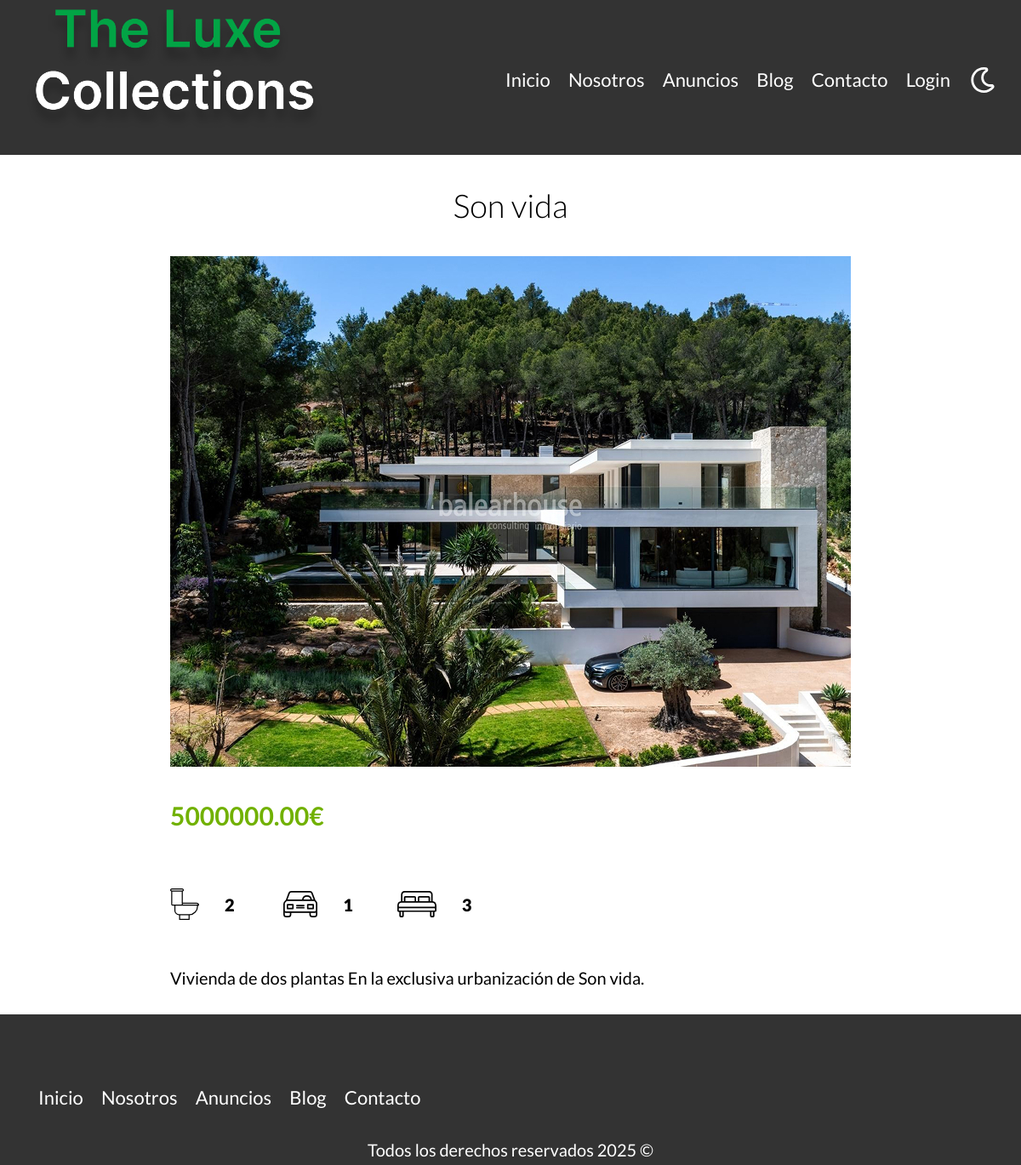
The app's page /anuncio.php?id=43 with its own data.
### tables this page shows
CREATE TABLE `propiedades` (
  `id` int NOT NULL AUTO_INCREMENT,
  `titulo` varchar(45) DEFAULT NULL,
  `precio` decimal(10,2) DEFAULT NULL,
  `imagen` varchar(200) DEFAULT NULL,
  `descripcion` longtext,
  `habitaciones` int DEFAULT NULL,
  `wc` int DEFAULT NULL,
  `estacionamiento` int DEFAULT NULL,
  `creado` date DEFAULT NULL,
  `vendedores_id` int NOT NULL,
  PRIMARY KEY (`id`),
  KEY `fk_propiedades_vendedores_idx` (`vendedores_id`),
  CONSTRAINT `fk_propiedades_vendedores` FOREIGN KEY (`vendedores_id`) REFERENCES `vendedores` (`id`)
);

### anuncio.php (the view, shortened to what this page needs)
<!DOCTYPE html>
<html lang="en">
<head>
    <link rel="stylesheet" href="build/css/app.css">
</head>
<body>
<body>
<?php
$db = conectarDb();
$id = filter_var($_GET['id'],FILTER_VALIDATE_INT);
$query = "SELECT * FROM propiedades WHERE id = {$id}";
$resultado = mysqli_query($db, $query);
$propiedad = mysqli_fetch_assoc($resultado);
?>
<main class="contenedor seccion contenido-centrado">
<h1><?php echo $propiedad['titulo']?></h1>
    <img src="/imagenes/<?php echo $propiedad['imagen']?>" alt="imagen propiedad" loading="lazy">
<div class="resumen-propiedad">
    <p class="precio"><?php echo $propiedad['precio'] ?>&euro;</p>
    <ul class="iconos-caracteristicas">
        <li>
            <img src="src/img/icono_wc.svg" alt="icono wc" loading="lazy">
            <p><?php echo $propiedad['wc'] ?></p>
        </li>
        <li>
            <img src="src/img/icono_estacionamiento.svg" alt="icono estacionamiento" loading="lazy">
            <p><?php echo $propiedad['estacionamiento'] ?></p>
        </li>
        <li>
            <img src="src/img/icono_dormitorio.svg" alt="icono dormitorio" loading="lazy">
            <p><?php echo $propiedad['habitaciones'] ?></p>
        </li>
    </ul>
    <p><?php echo $propiedad['descripcion'] ?></p>
</div>
</main>
</body>
</html>

### build/css/app.css (style rules this page uses)
html { line-height: 1.15; -webkit-text-size-adjust: 100%; }
body { margin: 0; }
main { display: block; }
h1 { font-size: 2em; margin: 0.67em 0; }
img { border-style: none; }
html { font-size: 62.5%; box-sizing: border-box; }
*, *:before, *:after { box-sizing: inherit; }
body { font-family: "Lato", sans-serif; font-size: 1.6rem; line-height: 1.8; }
p { color: #000000; font-size: 2rem; }
.contenedor { width: 95%; max-width: 120rem; margin: 0 auto; }
img, picture { width: 100%; display: block; }
h1, h2, h3 { font-family: "Lato", sans-serif; margin: 2.5rem 0; font-weight: 300; text-align: center; }
h1 { font-size: 3.8rem; }
.seccion { margin-top: 2.5rem; margin-bottom: 2.5rem; }
.contenido-centrado { max-width: 800px; }
html, body { height: 100%; margin: 0; }
@media (min-width: 769px) { .iconos-caracteristicas li { display: flex; align-items: center; gap: 10px; } }
@media (min-width: 769px) { .iconos-caracteristicas p { padding: 10px; } }
@media (min-width: 769px) { .precio { color: #71B100; font-weight: 700; font-size: 3rem; } }
.iconos-caracteristicas { display: flex; list-style: none; padding: 0; max-width: 40rem; }
.iconos-caracteristicas li { flex: 1; display: flex; }
.iconos-caracteristicas li img { flex: 0 0 3rem; margin-right: 1rem; }
.iconos-caracteristicas li p { font-weight: 900; }

### records on screen
propiedades: titulo "Son vida", imagen (picture), precio "5000000.00", wc "2", estacionamiento "1", habitaciones "3", descripcion "Vivienda de dos plantas En la exclusiva urbanización de Son vida."
